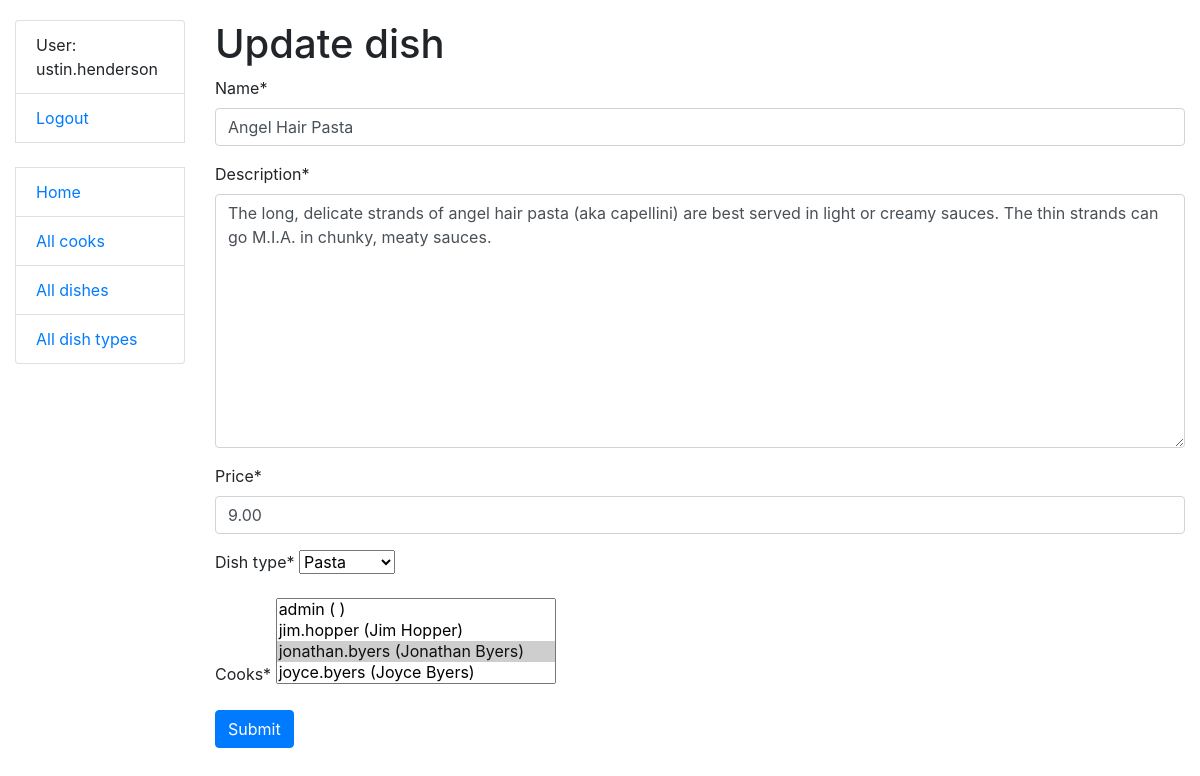
Before: /dishes/12/update/ (signed in) with the older database file.
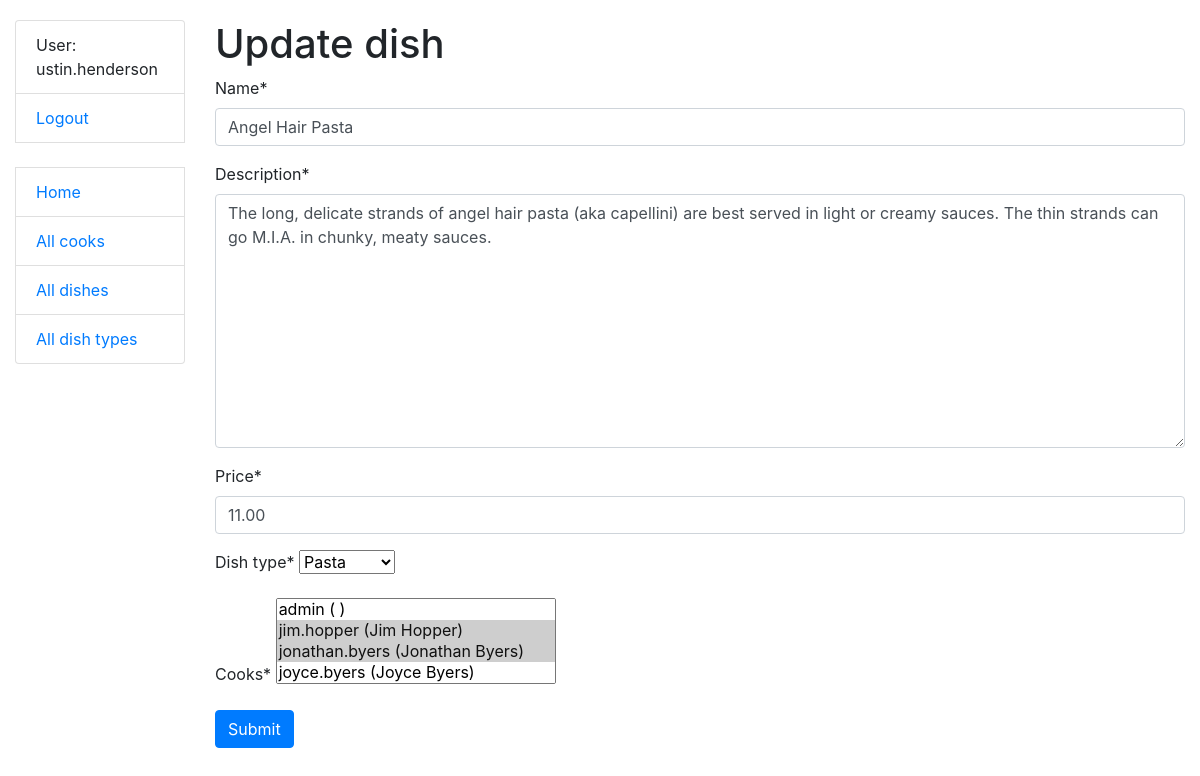
After: the same page with the newer database file.
### kitchen/models.py (models this page shows, shortened)
class Dish(models.Model):
    name = models.CharField(max_length=255)
    description = models.TextField()
    price = models.DecimalField(max_digits=7, decimal_places=2)
    dish_type = models.ForeignKey(
        DishType,
        on_delete=models.CASCADE,
        related_name="dishes"
    )
    cooks = models.ManyToManyField(settings.AUTH_USER_MODEL, related_name="dishes")
    class Meta:
        verbose_name_plural = "dishes"
        ordering = ["name"]

class DishType(models.Model):
    name = models.CharField(max_length=255, unique=True)
    class Meta:
        ordering = ["name"]
    def __str__(self):
        return self.name

### kitchen/views.py (the view)
class DishUpdateView(LoginRequiredMixin, generic.UpdateView):
    model = Dish
    fields = "__all__"

### kitchen/models.py (called while the page is built)
    def __str__(self):
        return f"{self.username} ({self.first_name} {self.last_name})"

### templates/kitchen/dish_form.html (shortened to what this page needs)
{% extends "base.html" %}
{% load crispy_forms_filters %}
{% block content %}
  <h1>{{ object|yesno:"Update,Create" }} dish</h1>
  <form action="" method="post" novalidate>
    {{ form|crispy }}
    <input type="submit" value="Submit" class="btn btn-primary">
  </form>
{% endblock %}

Changed rows visible on the page:
changed Dish "Pasta": price "9.00" → "11.00"
Other visible differences:
form field cooks: "admin ( ) / jim.hopper (Jim Hopper) / jonathan.byers (Jonathan Byers) ☑ / joyce.byers (Joyce Byers)" → "admin ( ) / jim.hopper (Jim Hopper) ☑ / jonathan.byers (Jonathan Byers) ☑ / joyce.byers (Joyce Byers)"
